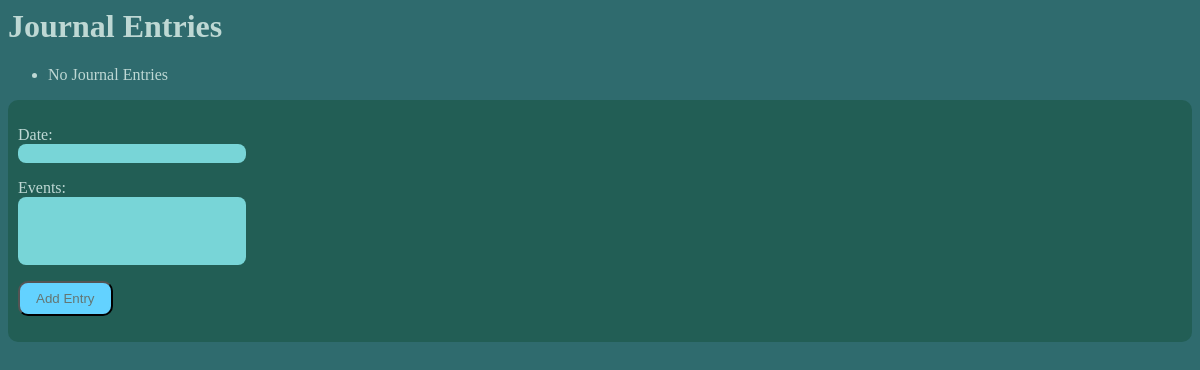
Before: /dnd_codex/journal_entries/ with the older database file.
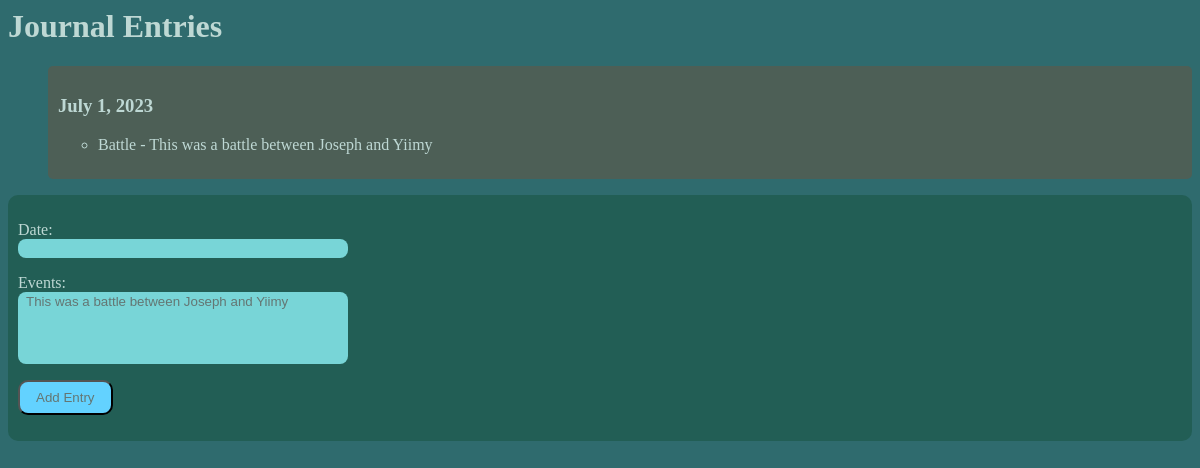
After: the same page with the newer database file.
### dnd_codex/models.py (models this page shows, shortened)
class JournalEntry(models.Model):
    date = models.DateField()
    events = models.ManyToManyField(Event)
    enemies = models.ManyToManyField(Enemy, blank=True)
    allies = models.ManyToManyField(Ally, blank=True)
    class Meta:
        ordering = ["date"]
        verbose_name_plural="Journal Entries"

class Event(models.Model):
    event_type = models.ForeignKey(EventType, on_delete=models.CASCADE)
    description = models.TextField()
    def __str__(self):
        return self.description

class EventType(models.Model):
    name = models.CharField(max_length=50)
    color = ColorField(default='#FF0000')
    def __str__(self):
        return self.name

### dnd_codex/views.py (the view)
# urls.py: path("journal_entries/", views.JournalEntriesView, name = "journal_entries"),
def JournalEntriesView(request):
    entries = list(JournalEntry.objects.order_by("-date"))
    form = JournalForm(request.POST or None)
    if request.method == 'POST':
        if form.is_valid():
            form.save()
            return redirect('journal_entries')
    context = {
        "entries" : entries,
        "form" : form
    }
    template = loader.get_template("codex/journal_entries.html")
    return HttpResponse(template.render(context, request))

### dnd_codex/forms.py
class JournalForm(forms.ModelForm):
    class Meta:
        model = JournalEntry
        fields = ['date', 'events',]

### dnd_codex/templates/codex/journal_entries.html (shortened to what this page needs)
{% load static %}
<head>
    <link rel="stylesheet" href="{% static 'codex/style.css' %}">
</head>
<h1 class="textColor">Journal Entries</h1>
<ul class="textColor">
    {% for entry in entries %}
    <div class="journal_entry">
        <h3 class="textColor">{{ entry.date }}</h3>
        <ul class="textColor">
            {% for event in entry.events.all %}
                <li>{{ event.event_type }} - {{ event.description }}</li>
            {% empty %}
                <li class="textColor">No Events</li>
            {% endfor %}
        </ul>
    </div>
    {% empty %}
        <li>No Journal Entries</li>
    {% endfor %}
</ul>
<div class="form-container textBackground divBackground">
    <form method="post" action="{% url 'journal_entries' %}">
        {{ form.as_p }}
        <button class="buttonColor rounded button" type="submit">Add Entry</button>
    </form>
</div>

### dnd_codex/static/codex/style.css (style rules this page uses)
.rounded { border-radius: 10px; }
.buttonColor { background-color: #63d2ff; }
.form-container input[type="text"], .form-container textarea, .form-container select { border-radius: 8px; border: #BED8D4; border-width: 3px; background-color: #78D5D7; color: #647673; padding-right: 6px; padding-left: 6px; padding-top: 2px; padding-bottom: 2px; width: 100%; box-sizing: border-box; }
.form-container { display: grid; gap: 5px; grid-template-columns: max-content auto; align-items: start; border-radius: 10px; background: #225e55; padding: 10px }
.form-container label { color: #BED8D4; text-align: right; }
.textColor { color: #BED8D4; }
button { padding: 8px 16px; background-color: #63d2ff; border-radius: 8px; color: #647673; }
.journal_entry { background-color: #4d5f56; border-radius: 5px; padding: 10px; padding-bottom: 25px; }

Changed rows visible on the page:
added JournalEntry: date "July 1, 2023"
added Event: event_type "Battle", description "This was a battle between Joseph and Yiimy"
Other visible differences:
form field events: (not shown) → "This was a battle between Joseph and Yiimy"
text no longer shown: "No Journal Entries"
